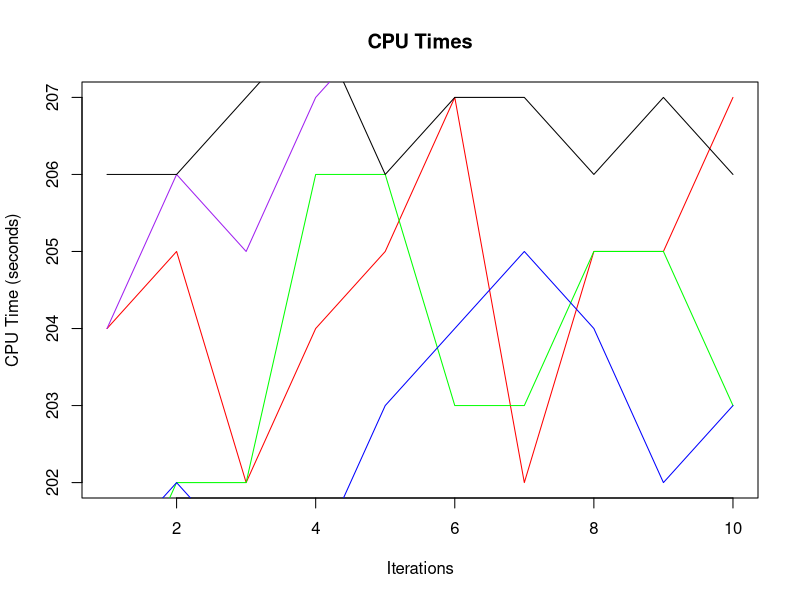
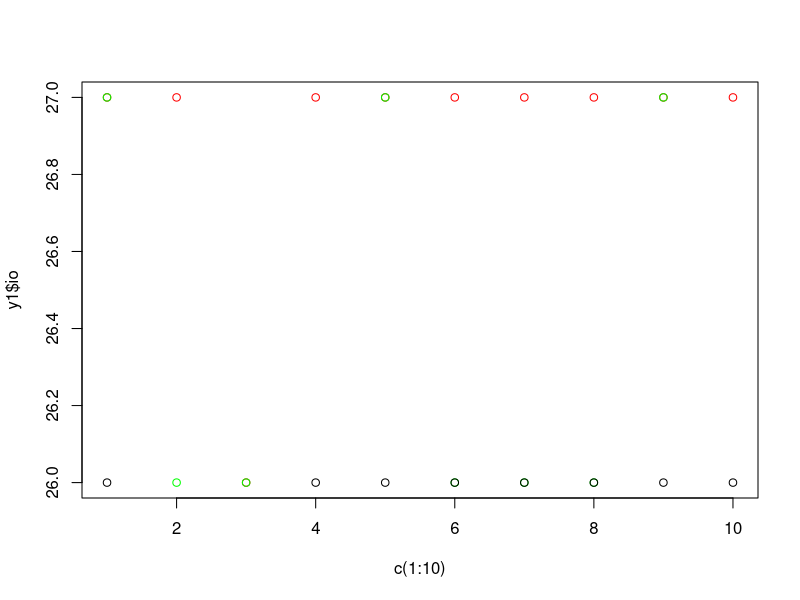
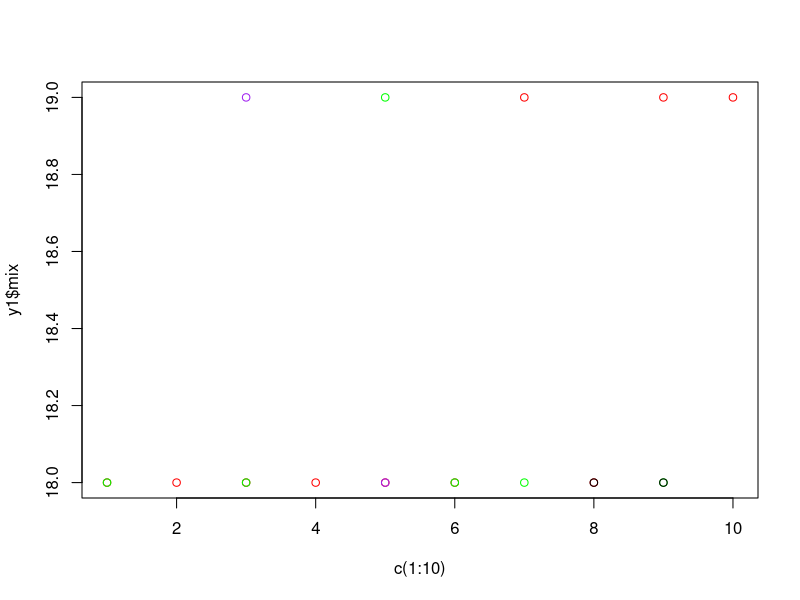

Recreate these plots in R, in order.
zz<-read.csv("hw3stats.csv",head=TRUE,sep=",")

y1<-zz[c(1:10),]
y2<-zz[c(13:22),]
y3<-zz[c(25:34),]
y4<-zz[c(37:46),]
y5<-zz[c(49:58),]

print(y1)
print(y2)
print(y3)
print(y4)
print(y5)

io_aov<-aov(zz$io ~ zz$group)
cpu_aov<-aov(zz$cpu ~ zz$group)
mix_aov<-aov(zz$mix ~ zz$group)
totalexe_aov<-aov(zz$totalexe ~ zz$group)
totalscript_aov<-aov(zz$totalscript ~ zz$group)
summary(io_aov)

sd1io<-sd(y1$io)
sd1cpu<-sd(y1$cpu)
sd1mix<-sd(y1$mix)
mean1io<-mean(y1$io)
mean1cpu<-mean(y1$cpu)
mean1mix<-mean(y1$mix)

sd2io<-sd(y2$io)
sd2cpu<-sd(y2$cpu)
sd2mix<-sd(y2$mix)
mean2io<-mean(y2$io)
mean2cpu<-mean(y2$cpu)
mean2mix<-mean(y2$mix)

sd3io<-sd(y3$io)
sd3cpu<-sd(y3$cpu)
sd3mix<-sd(y3$mix)
mean3io<-mean(y3$io)
mean3cpu<-mean(y3$cpu)
mean3mix<-mean(y3$mix)

sd4io<-sd(y4$io)
sd4cpu<-sd(y4$cpu)
sd4mix<-sd(y4$mix)
mean4io<-mean(y4$io)
mean4cpu<-mean(y4$cpu)
mean4mix<-mean(y4$mix)

sd5io<-sd(y5$io)
sd5cpu<-sd(y5$cpu)
sd5mix<-sd(y5$mix)
mean5io<-mean(y5$io)
mean5cpu<-mean(y5$cpu)
mean5mix<-mean(y5$mix)
# summary(cpu_aov)
# summary(mix_aov)
# summary(totalexe_aov)
# summary(totalscript_aov)

print(sd1io)
print(sd1cpu)
print(sd1mix)
print(mean1io)
print(mean1cpu)
print(mean1mix)


print(sd2io)
print(sd2cpu)
print(sd2mix)
print(mean2io)
print(mean2cpu)
print(mean2mix)

print(sd3io)
print(sd3cpu)
print(sd3mix)
print(mean3io)
print(mean3cpu)
print(mean3mix)

print(sd4io)
print(sd4cpu)
print(sd4mix)
print(mean4io)
print(mean4cpu)
print(mean4mix)

print(sd5io)
print(sd5cpu)
print(sd5mix)
print(mean5io)
print(mean5cpu)
print(mean5mix)

print(y1$cpu)
opts=c(y1$cpu,y2$cpu,y3$cpu,y4$cpu,y5$cpu)
j<-0
print(opts[j:(j+10)])
# for(i in 1:5){
# 	print(i)
# 	print(opts[i])
# 	print("\n")
# 	plot(c(1:10),opts[j:(j+10)])
# 	lines(c(1:10),opts[j:(j+10)],type="p")
# 	j<-j+10
# 	print(j)
# 
# }

plot(c(1:10),y1$cpu,col="red",main="CPU Times",xlab="Iterations",ylab="CPU Time (seconds)", type="l")
lines(c(1:10),y2$cpu,type="l",col="green")
lines(c(1:10),y3$cpu,type="l",col="blue")
lines(c(1:10),y4$cpu,type="l",col="purple")
lines(c(1:10),y5$cpu,type="l")
                           
plot(c(1:10),y1$io,col="red")
lines(c(1:10),y2$io,type="p",col="green")
lines(c(1:10),y3$io,type="p",col="blue")
lines(c(1:10),y4$io,type="p",col="purple")
lines(c(1:10),y5$io,type="p")

plot(c(1:10),y1$mix,col="red")
lines(c(1:10),y2$mix,type="p",col="green")
lines(c(1:10),y3$mix,type="p",col="blue")
lines(c(1:10),y4$mix,type="p",col="purple")
lines(c(1:10),y5$mix,type="p")

